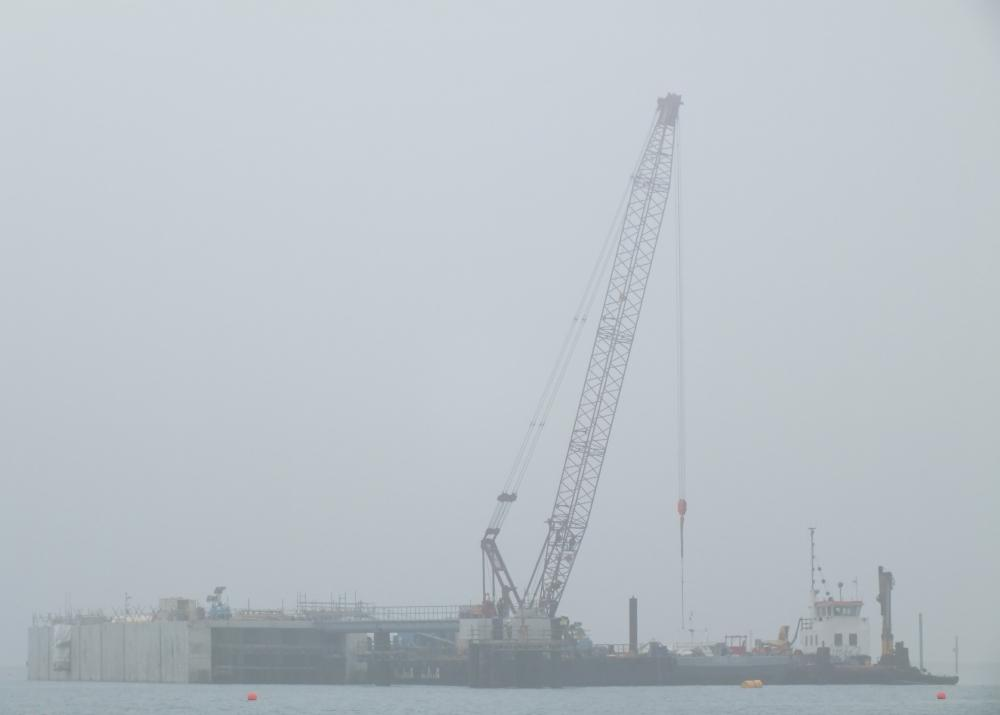
%> input picture sea-fog-dataset/275.jpg, 1000 x 715 px
$ octave demo.m   (GNU Octave 9; MATLAB toolbox functions it lacks are replaced by stand-ins)
%> lines starting %> are read from the running program, lines starting %| are printed output that depends on the picture
### basic/parameter_sel.m
function [alpha, beta, pro] = parameter_sel(img_hazy)
I = img_hazy;
gray = max(I,[],3);
gray = adjust(gray);
f = fspecial('gaussian',10,10);
f3 = [0, -1, 0;
      -1, 4, -1;
      0, -1, 0];
shap = abs(imfilter(gray,f3));
shap = shap(10:end-10,10:end-10);
shap = minmaxfilt(shap,20,'max','same');
gray = imfilter(gray,f);
gray = imfilter(gray,f);
gray = imfilter(gray,f);
gray = imfilter(gray,f);
gray = gray(10:end-10,10:end-10);
% figure,imshow(gray(10:end-10,10:end-10));
ratio = sum(gray(:))/sum(shap(:))
alpha = 50;
beta = 0.001;
pro = 1.6;
if(ratio>2.3)
    beta = 0.001;
    pro = 2.1;
end
end

### basic/adjust.m
function adj = adjust(img,percen)
%Contrast stretch utility function. Clip percen percentages of the pixels,
%while avoiding a drastic change to the white-balance.
%
% This is a utility function used by the non-local image dehazing algorithm
% described in the paper:
% Non-Local Image Dehazing. Berman, D. and Treibitz, T. and Avidan S., CVPR2016,
% which can be found at:
% www.eng.tau.ac.il/~berman/NonLocalDehazing/NonLocalDehazing_CVPR2016.pdf
% If you use this code, please cite our paper.
%
% The software code of the Non-Local Image Dehazing algorithm is provided
% under the attached LICENSE.md

if ~exist('percen','var') || isempty(percen), percen=[0.01 0.99]; end;

% linear contrast stretch to [0,1], identical on all colors
minn=min(img(:));
img=img-minn;
img=img./max(img(:));

% limit the change magnitude so the WB would not be drastically changed
contrast_limit = stretchlim(img,percen);
val = 0.2;
contrast_limit(2,:) = max(contrast_limit(2,:), 0.2);
contrast_limit(2,:) = val*contrast_limit(2,:) + (1-val)*max(contrast_limit(2,:), mean(contrast_limit(2,:)));
contrast_limit(1,:) = val*contrast_limit(1,:) + (1-val)*min(contrast_limit(1,:), mean(contrast_limit(1,:)));
adj=imadjust(img,contrast_limit,[],1);

### basic/minmaxfilt.m
function [varargout] = minmaxfilt(A, window, outtype, shape)
% SHORT CALL: [minimg maximg] = MINMAXFILT(A, window)
%
% LONG CALL: [minimg maximg] = MINMAXFILT(A, window, outtype, shape)
%
% PURPOSE: multi-dimensional min/max (erosion/dilatation) filtering
%
%  INPUTS:
%   A: ND arrays, logical and all numeric classes are supported
%   WINDOW: size of the sliding window. The value must be >= 1
%           - scalar -> same window size will be scanned for all dimension
%           - [n1, ...,nd] -> define separate scan size for each dimension
%   OUTTYPE: ['both'], 'minmax', 'min', 'max'. If outtype is 'both' or
%            'minmax', both MIN and MAX arrays will be returned (in that
%            order). Otherwise MINMAXFILT returns only the requested array.
%   SHAPE: 'full' 'same' ['valid']
%       'full'  - (default) returns the full size arrays,
%       'same'  - returns the central part of the filtering output
%                 that is the same size as A.
%       'valid' - returns only those parts of the filter that are computed
%                 without the padding edges.
%  OUTPUTS:
%   minimg, maximg: filtered min/max arrays of same number of
%   dimension as the input A. The size depends on SHAPE. If SHAPE is
%       - 'full', the size is size(A)+(WINDOW-1)
%       - 'same', the size is size(A)
%       - 'valid', the size is size(A)-WINDOW+1
%
% [MINIMG MAXIMG MINIDX MAXIDX] = MINMAXFILT(A, ...) returns the linear
% index arrays such that:
%       A(MINIDX) is equal to MINIMG and
%       A(MAXIDX) is equal to MAXIMG
%
%  Note: if the data is complex, the imaginary part is ignored.
%
%  Algorithm: Lemire's "STREAMING MAXIMUM-MINIMUM FILTER USING NO MORE THAN
%  THREE COMPARISONS PER ELEMENT" Nordic Journal of Computing, Volume 13,
%  Number 4, pages 328-339, 2006.
%
% See also: minmaxfilt1, ordfilt2, medfilt2 (Image Processing Toolbox)
%
% AUTHOR: Bruno Luong <brunoluong@yahoo.com>
% Contributor: Vaclav Potesil
% HISTORY
%   Original: 12-Jul-2009
%   Last update:
%   20/Sep/2009, optional output runing min/max indexing
%                separated min/max and improved engines
%                correct a bug of crop indexes (reported by
%                Vaclav Potesil)
%   22/Sep/2009, simplify code when handling same shape
%   01/Dec/2009, correct bug when win is scalar and A is vector

% Default sliding window size
if nargin<2 || isempty(window)
    window = 3;
end

% Default output types, both min and max
if nargin<3 || isempty(outtype)
    outtype = 'both'; % min/max
end
outtype = lower(strtrim(outtype));
% Check if OUTTYPE is correct
if isempty(strmatch(outtype,{'both' 'minmax' 'maxmin' 'min' 'max'}))
    error('MINMAXFILT: unknown outtype %s', outtype);
end

% Default output types, both min and max
if nargin<4 || isempty(shape)
    shape = 'valid'; % shape
end
shape = lower(strtrim(shape));
% Check if SHAPE is correct
shapeloc = strmatch(shape,{'valid' 'same' 'full'});
if isempty(shapeloc)
    error('MINMAXFILT: unknown shape %s', shape);
end

% We do not support SPARSE
if issparse(A)
    error('MINMAXFILT: first output A must be full matrix')
end

szA = size(A);
nd = ndims(A);
% extend window size
if isscalar(window) % same for all dimensions
    window(1:nd) = min(szA,window); % Bug correced Dec 1th 2009
else
    % pad missing window size
    window(end+1:nd) = 1;
end

out = cell(1,0);
idx = cell(1,0);
nout = 0;

% MINVAL
if ~strcmp(outtype,'max')
    minval = A;
    % Create linear index array
    minidx = zeros(szA,'double');
    minidx(:) = 1:numel(A);
    sz = size(minval);
    % Loop on dimension
    for dim=1:nd
        % Reshape minval in 3D arrays, working dimension is the middle
        % That is the form required by LEMIRE_ND_ENGINE
        p = prod(sz(1:dim-1)); % return 1 if empty
        n = sz(dim);
        q = prod(sz(dim+1:end)); % return 1 if empty
        minval = reshape(minval,[p n q]);
        win = window(dim);
        % call mex engine
        if win~=1
            [minval minidx] = lemire_nd_minengine(minval, minidx, win, shapeloc);
        end
        % Blow back to n-dimensional
        sz(dim) = size(minval,2);
        minval = reshape(minval, sz);
        minidx = reshape(minidx, sz);
    end
    nout=nout+1;
    out{nout} = minval;
    idx{nout} = minidx;
end

% MAXVAL
if ~strcmp(outtype,'min')
    maxval = A;
    % Create linear index array
    maxidx = zeros(szA,'double');
    maxidx(:) = 1:numel(A);
    sz = size(maxval);

    % Loop on dimension
    for dim=1:nd
        % Reshape maxval in 3D arrays, working dimension is the middle
        % That is the form required by LEMIRE_ND_ENGINE
        p = prod(sz(1:dim-1)); % return 1 if empty
        n = sz(dim);
        q = prod(sz(dim+1:end)); % return 1 if empty
        maxval = reshape(maxval,[p n q]);
        win = window(dim);
        % call mex engine
        if win~=1
            [maxval maxidx] = lemire_nd_maxengine(maxval, maxidx, win, shapeloc);
        end
        % Blow back to n-dimensional
        sz(dim) = size(maxval,2);
        maxval = reshape(maxval, sz);
        maxidx = reshape(maxidx, sz);
    end
    nout=nout+1;
    out{nout} = maxval;
    idx{nout} = maxidx;
end

% Assign the output
if nargout <= length(out)
    varargout = out;
else
    out = [out idx];
    varargout = out;
end

end % minmaxfilt

### demo.m

clear all;
%close all;
addpath('basic');
img = 'D:\Git\defogging-for-sea-fog-images\sea-fog-dataset\275.jpg';
I = im2double(imread(img));
[H, W, D] = size(I);
figure,imshow(I);
%
%%%%%%%%%%the illumination decomposition
% I: input
% lambda: corresponds to the alpha in Eq. (7) of the paper, control the sharpness of fog layer.
% lambda2: corresponds to the beta in Eq. (7) of the paper, control the illumination of G.
% lb: lower bound of the Layer 1,need to be same dimention with input I
% I0: initialization of Layer 1, default as the input I
% fast: whether use the fast impletment, 1:fast 2:normal
%%%%%%%%%%the third parameter
[alpha,beta, pro] = parameter_sel(I);
%> in parameter_sel, `gray = max(I,[],3);`:
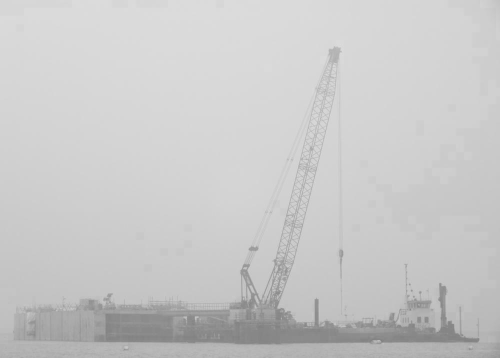
%> gray: size 715x1000 double (shown at 1/2 size); min 0.49, max 0.886, mean 0.788
%> in adjust, `minn=min(img(:));`: minn = 0.49
%> in adjust, `img=img-minn;`:
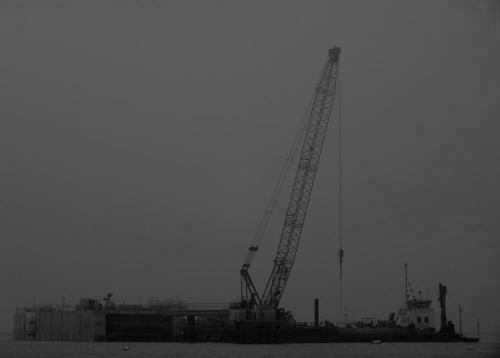
%> img: size 715x1000 double (shown at 1/2 size); min 0, max 0.396, mean 0.297
%> in adjust, `img=img./max(img(:));`:
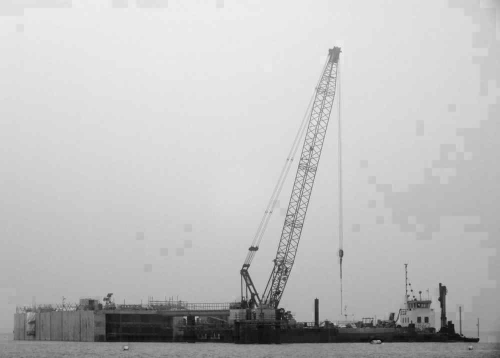
%> img: size 715x1000 double (shown at 1/2 size); min 0, max 1, mean 0.751
%> in adjust, `contrast_limit = stretchlim(img,percen);`: contrast_limit = [0.109; 0.931]
%> in adjust, `adj=imadjust(img,contrast_limit,[],1);`:
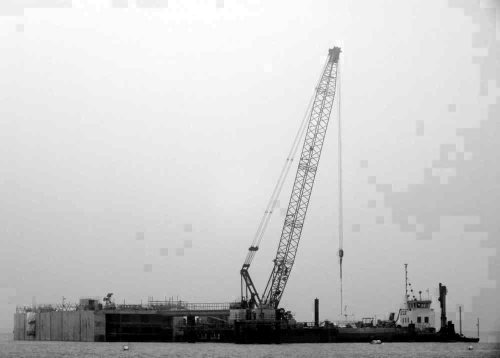
%> adj: size 715x1000 double (shown at 1/2 size); min 0, max 1, mean 0.782
%> in parameter_sel, `shap = shap(10:end-10,10:end-10);`:
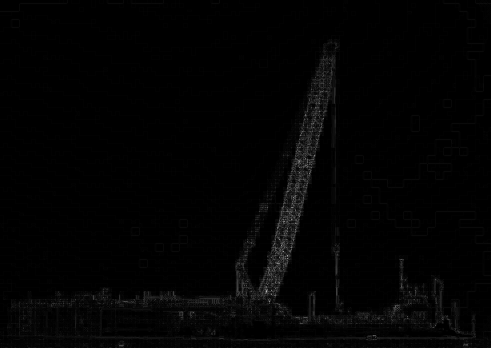
%> shap: size 696x981 double (shown at 1/2 size); min 0, max 1.53, mean 0.0178; drawn with min black and max white
%> in minmaxfilt, `maxidx(:) = 1:numel(A);`:
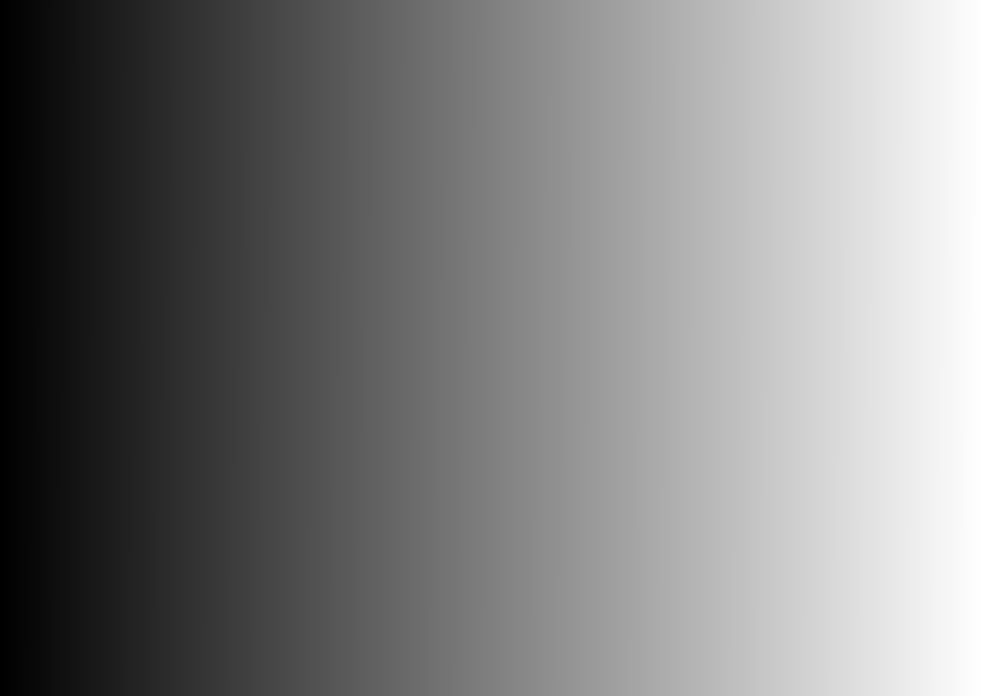
%> maxidx: size 696x981 double; min 1, max 682776, mean 341388.5; drawn with min black and max white
%> the run ends on the next line

$ run again, with sea-fog-dataset/10.jpg copied over sea-fog-dataset/275.jpg
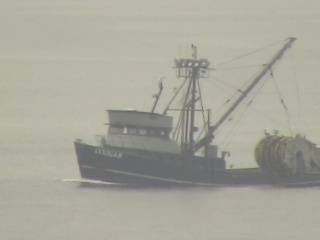
%> input picture sea-fog-dataset/10.jpg, 320 x 240 px
%> minn = 0.396
%> in adjust, `img=img./max(img(:));`:
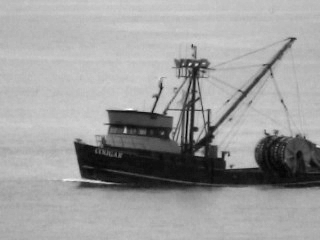
%> img: size 240x320 double; min 0, max 1, mean 0.621
%> contrast_limit = [0.0648; 0.796]
%> in parameter_sel, `shap = shap(10:end-10,10:end-10);`:
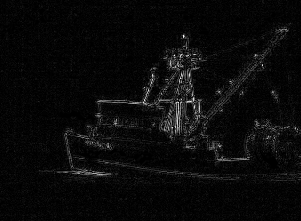
%> shap: size 221x301 double; min 0, max 1.2, mean 0.049; drawn with min black and max white

$ run again, with sea-fog-dataset/100.jpg copied over sea-fog-dataset/275.jpg
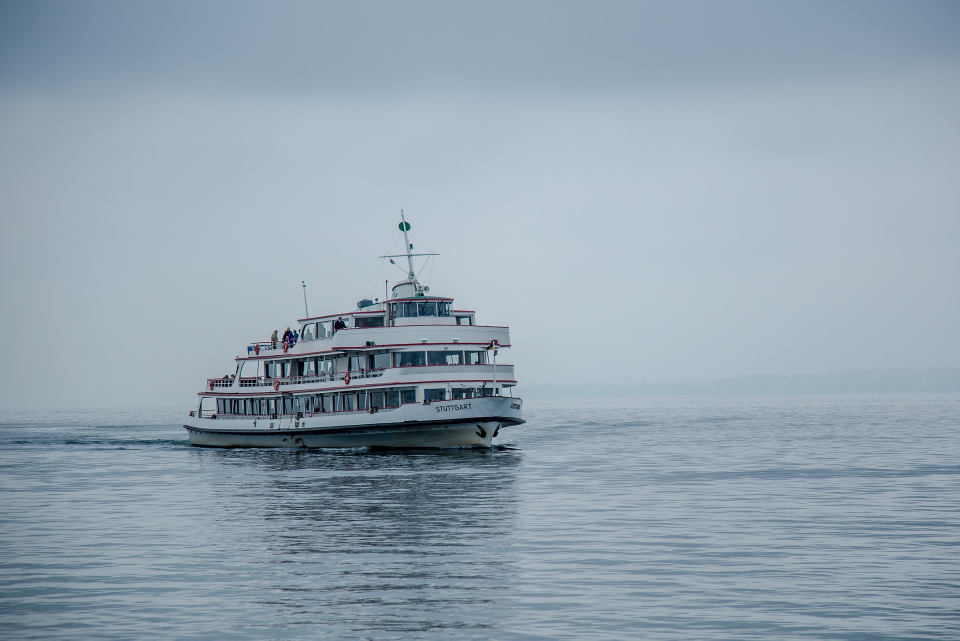
%> input picture sea-fog-dataset/100.jpg, 1920 x 1281 px (shown at 1/2 size)
%> in parameter_sel, `gray = max(I,[],3);`:
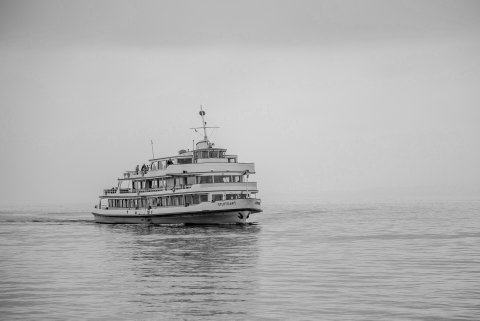
%> gray: size 1281x1920 double (shown at 1/4 size); min 0, max 1, mean 0.693
%> minn = 0
%> contrast_limit = [0.176; 0.827]
%> in parameter_sel, `shap = abs(imfilter(gray,f3));`:
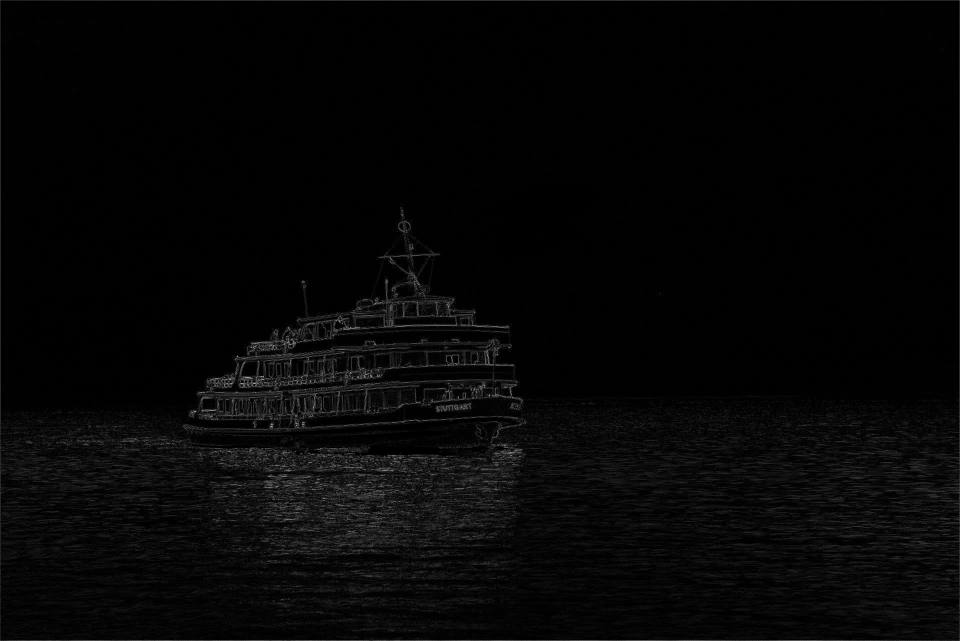
%> shap: size 1281x1920 double (shown at 1/2 size); min 0, max 2.38, mean 0.0585; drawn with min black and max white
